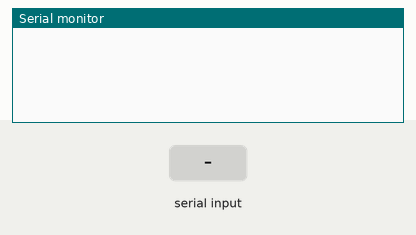
A sketch run on a simulated Arduino Uno, built with avr-gcc and run on an emulated ATmega328P. Parts: the last lines printed to the serial monitor. The test bench sets the inputs (shaded band).

Above: at 1.2 s.
1.3 s: "A\n" received over the second serial link
At 2.1 s:
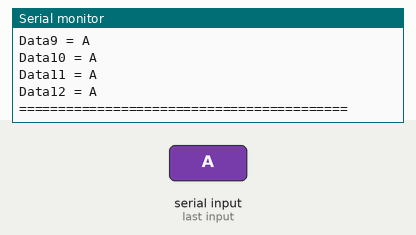
2.8 s: "B\n" received over the second serial link
At 3.3 s:
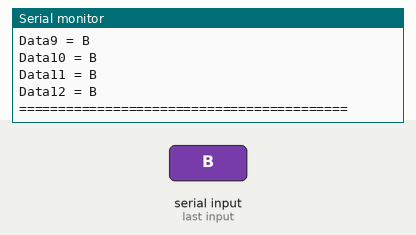
4.3 s: "C\n" received over the second serial link
At 5.5 s:
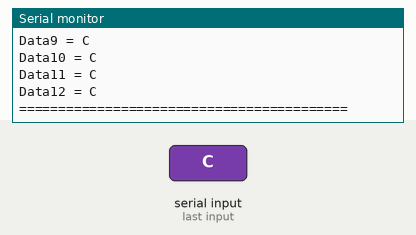
5.8 s: "D\n" received over the second serial link
At 6.8 s:
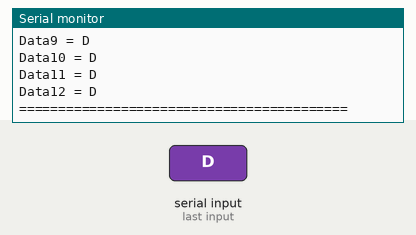
7.3 s: "E\n" received over the second serial link
At 7.9 s:
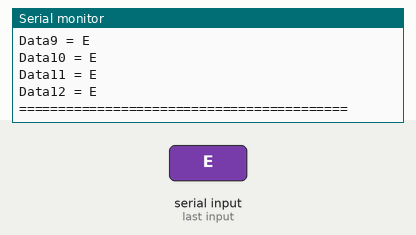
8.8 s: "F\n" received over the second serial link
At 10.2 s:
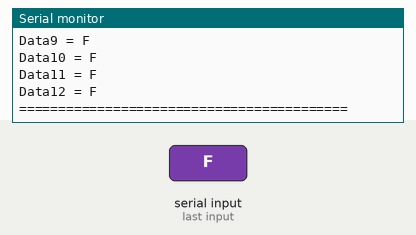
Timing chart, 0 to 11.3 s (numbered marks = the images above; inputs shaded):
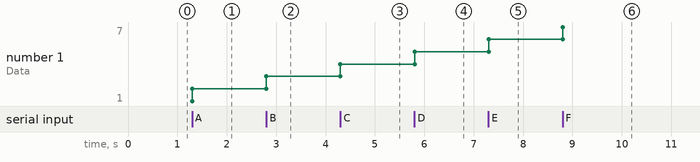

Measured:
- after the input at 1.3 s, the serial monitor: prints a new line at once (image 1)
- after the input at 2.8 s, the serial monitor: prints a new line at once (image 2)
- after the input at 4.3 s, the serial monitor: prints a new line at once (image 3)
- after the input at 5.8 s, the serial monitor: prints a new line at once (image 4)
- after the input at 7.3 s, the serial monitor: prints a new line at once (image 5)
- after the input at 8.8 s, the serial monitor: prints a new line at once (image 6)

The sketch:

arduno_to_node.ino
```cpp
#include <SoftwareSerial.h>

SoftwareSerial Arduino_SoftSerial(15,14); //RX, TX

//Below is Global Variable Data
char c;
String dataIn;
int8_t  indexOfA, indexOfB, indexOfC, indexOfD, indexOfE, indexOfF,
        indexOfG, indexOfH, indexOfI, indexOfJ, indexOfK, indexOfL;

String  data1, data2, data3, data4, data5, data6,
        data7, data8, data9, data10, data11, data12;


void setup() {
  // put your setup code here, to run once:

    //Open Serial Communication (Arduino-PC)
    Serial.begin(195200);

    //Open Serial Communication (Arduino-NodeMcu)
    Arduino_SoftSerial.begin(9600);
}

void loop() {
  // put your main code here, to run repeatedly:

    while(Arduino_SoftSerial.available()>0)
      {
          c = Arduino_SoftSerial.read();

          if(c=='\n') {break;}
          else        {dataIn+=c;}
      }

    if(c=='\n')
      {
          Parse_the_Data();

          //Show All Data to Serial Monitor
          Serial.println("Data1 = " + data1);
          Serial.println("Data2 = " + data2);
          Serial.println("Data3 = " + data3);
          Serial.println("Data4 = " + data4);
          Serial.println("Data5 = " + data5);
          Serial.println("Data6 = " + data6);
          Serial.println("Data7 = " + data7);
          Serial.println("Data8 = " + data8);
          Serial.println("Data9 = " + data9);
          Serial.println("Data10 = " + data10);
          Serial.println("Data11 = " + data11);
          Serial.println("Data12 = " + data12);
          Serial.println("==========================================");

          //Reset the Variable
          c=0;
          dataIn="";
      }
}
///////////////////////////////////////////////////////////////////////////////////////////////////////////////////////////////////////////////////////////////////////////////////

void Parse_the_Data()
{
    indexOfA = dataIn.indexOf("A");
    indexOfB = dataIn.indexOf("B");
    indexOfC = dataIn.indexOf("C");
    indexOfD = dataIn.indexOf("D");
    indexOfE = dataIn.indexOf("E");
    indexOfF = dataIn.indexOf("F");
    indexOfG = dataIn.indexOf("G");
    indexOfH = dataIn.indexOf("H");
    indexOfI = dataIn.indexOf("I");
    indexOfJ = dataIn.indexOf("J");
    indexOfK = dataIn.indexOf("K");
    indexOfL = dataIn.indexOf("L");

    data1  = dataIn.substring (0, indexOfA);
    data2  = dataIn.substring (indexOfA+1, indexOfB);
    data3  = dataIn.substring (indexOfB+1, indexOfC);
    data4  = dataIn.substring (indexOfC+1, indexOfD);
    data5  = dataIn.substring (indexOfD+1, indexOfE);
    data6  = dataIn.substring (indexOfE+1, indexOfF);
    data7  = dataIn.substring (indexOfF+1, indexOfG);
    data8  = dataIn.substring (indexOfG+1, indexOfH);
    data9  = dataIn.substring (indexOfH+1, indexOfI);
    data10 = dataIn.substring (indexOfI+1, indexOfJ);
    data11 = dataIn.substring (indexOfJ+1, indexOfK);
    data12 = dataIn.substring (indexOfK+1, indexOfL);
}
```
